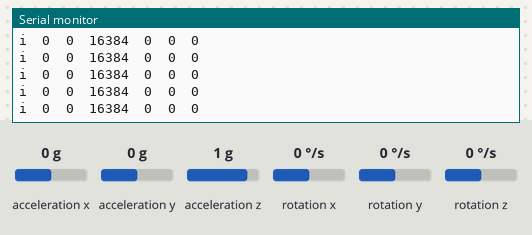
Bench run of a sketch on a simulated Arduino Uno, built with avr-gcc and run on an emulated ATmega328P. On the bench: the last lines printed to the serial monitor. Inputs (shaded band) come from the test bench; at power-on: acceleration y 0 g, acceleration x 0 g, acceleration z 1 g, rotation x 0 °/s, rotation y 0 °/s, rotation z 0 °/s. The ROS host is connected and sends only what is stated.

Above: at 1.2 s.
1.3 s: acceleration y set to -1.4 g
At 2.3 s:
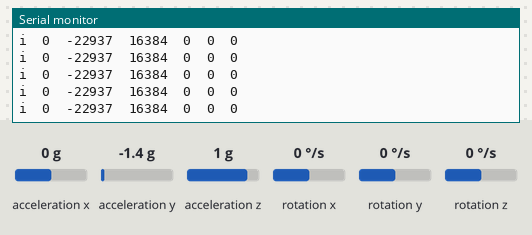
4.3 s: acceleration x set to -1.4 g
At 5.4 s:
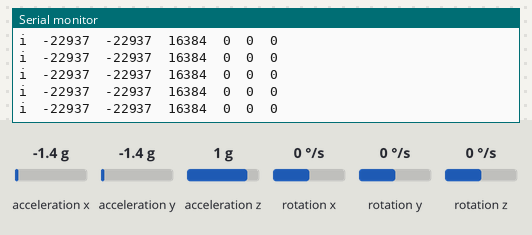
5.8 s: acceleration z set to -1.4 g
At 6.7 s:
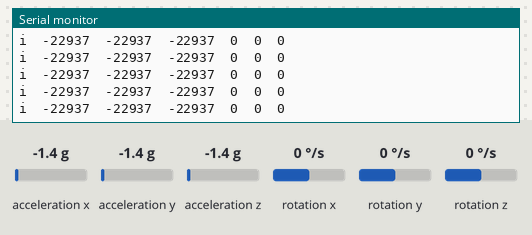
7.3 s: acceleration x set to 0.8 g
At 8.4 s:
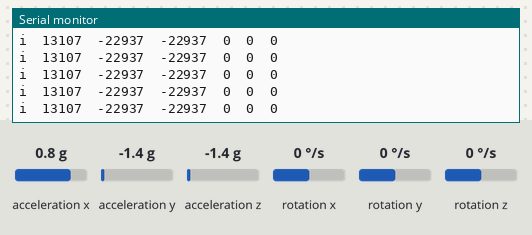
10.3 s: rotation x set to -192 °/s
At 11.2 s:
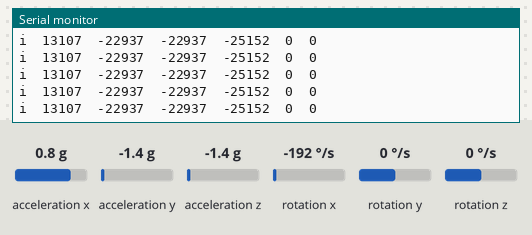
11.8 s: acceleration y set to 0.8 g
At 12.9 s:
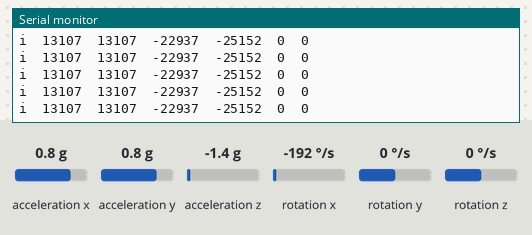
Timing chart, 0 to 14.8 s (numbered marks = the images above; inputs shaded):
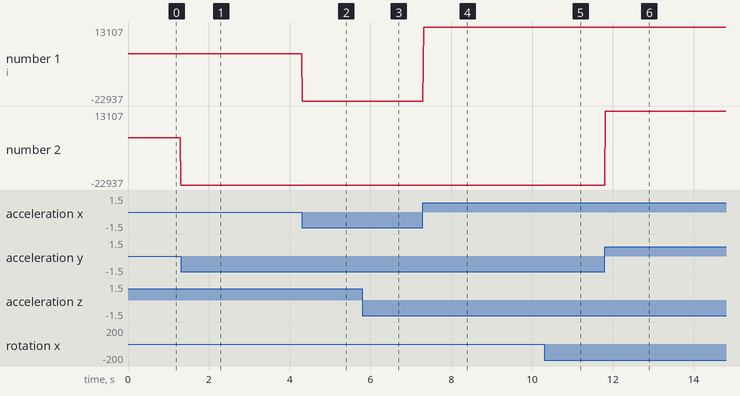

The sketch:

test_mpu.ino
```cpp
#include "Wire.h"
#include "I2Cdev.h"
#include "MPU6050_6Axis_MotionApps20.h"
#include <ros.h>
#include <rosserial_arduino/Adc.h>

MPU6050 accelgyro(0x68);

ros::NodeHandle nh;
rosserial_arduino::Adc adc_msg;
ros::Publisher pub("adc", &adc_msg);
//Messenger Messenger_Handler = Messenger();

void setup() {
  // put your setup code here, to run once:
Serial.begin(115200);

nh.initNode();
nh.advertise(pub);

//SetupEncoders();
//SetupMotors();
//SetupUltrasonic();
Setup_MPU6050();
//SetupReset();
//Messenger_Handler.attach(onMssageCompleted);
}

void loop() {
  // put your main code here, to run repeatedly:
Update_MPU6050();
}

void Setup_MPU6050()
{
  Wire.begin();
  Serial.println("Initializing ....");
  accelgyro.initialize();
  Serial.println("Testing connections..");
  Serial.println(accelgyro.testConnection() ? "MPU6050 connection successful"
   : "MPU 6050 connection failed!");
}

void Update_MPU6050()
{
  int16_t ax, ay, az;
  int16_t gx, gy, gz;
  accelgyro.getMotion6(&ax, &ay, &az, &gx, &gy, &gz);

  Serial.print("i");Serial.print("\t");
  Serial.print(ax);Serial.print("\t");
  Serial.print(ay);Serial.print("\t");
  Serial.print(az);Serial.print("\t");
  Serial.print(gx);Serial.print("\t");
  Serial.print(gy);Serial.print("\t");
  Serial.print(gz);Serial.print("\n");

  adc_msg.adc0 = ax;
  adc_msg.adc1 = ay;
  pub.publish(&adc_msg);
  nh.spinOnce();
  delay(10);


}
```

Measured:
- after the input at 1.3 s, the serial monitor: prints a new line at once (image 1)
- after the input at 4.3 s, the serial monitor: prints a new line at once (image 2)
- after the input at 5.8 s, the serial monitor: prints a new line at once (image 3)
- after the input at 7.3 s, the serial monitor: prints a new line at once (image 4)
- after the input at 10.3 s, the serial monitor: prints a new line at once (image 5)
- after the input at 11.8 s, the serial monitor: prints a new line at once (image 6)
- plotted number 1: -22937 → 13107 after the input at 7.3 s
- plotted number 2: 0 → -22937 after the input at 1.3 s
